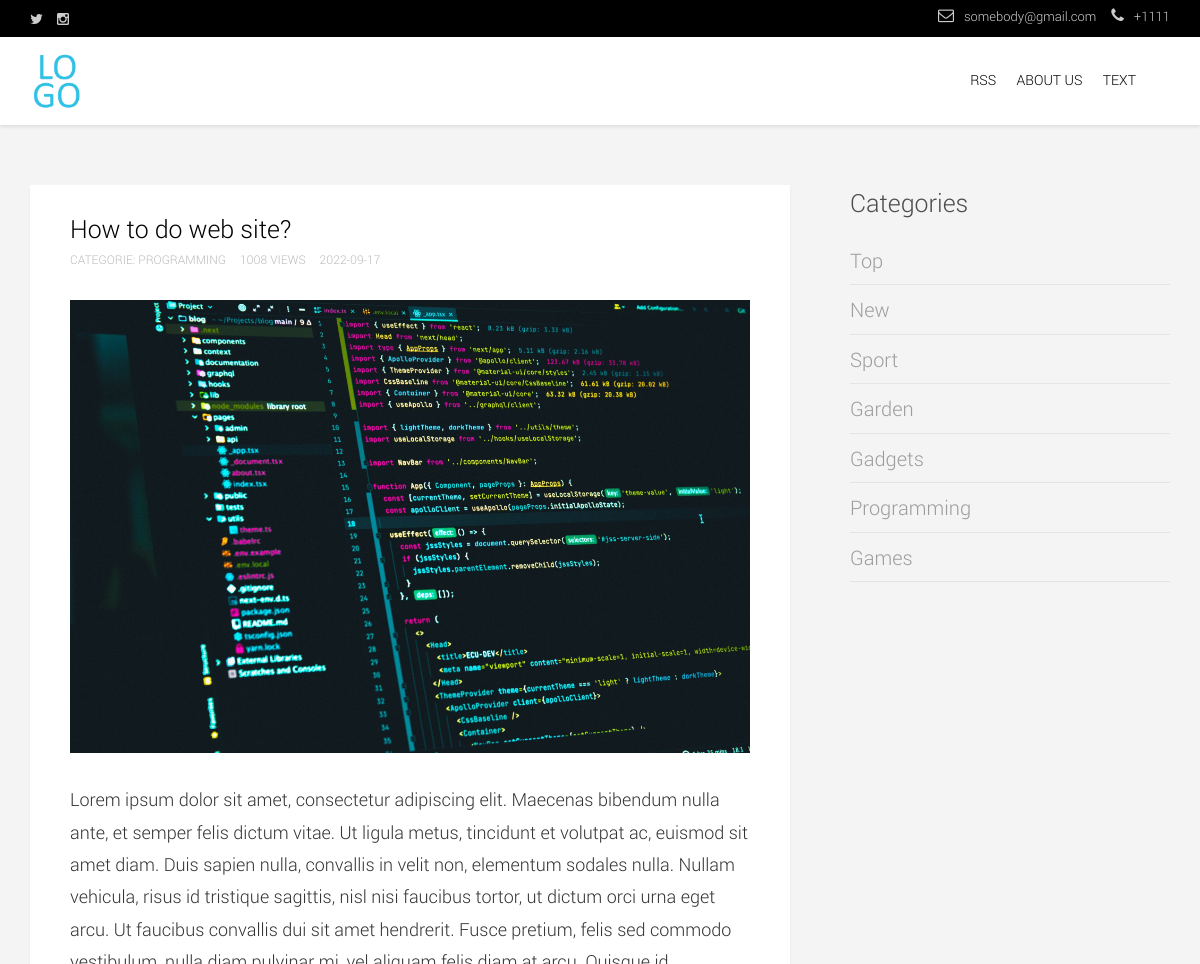
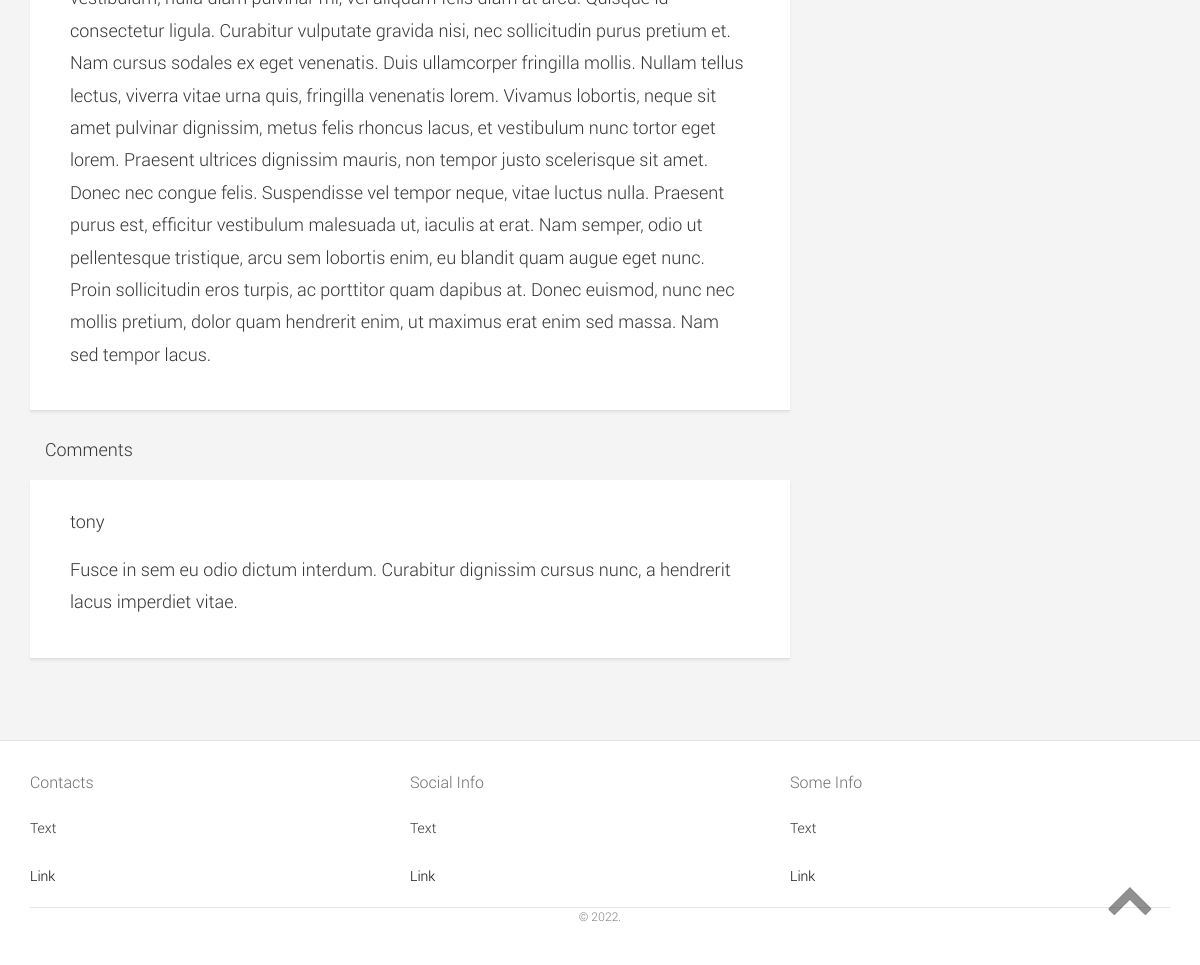
Screenshot of /Blog/blogwebsite/article.php?id=2 with the database file from the repository (2 pictures, top to bottom).
### tables this page shows
CREATE TABLE `articles` (
  `id` int NOT NULL,
  `title` varchar(255) DEFAULT NULL,
  `image` varchar(255) NOT NULL,
  `text` text,
  `categorie_id` int DEFAULT NULL,
  `publication_date` date DEFAULT NULL,
  `views` int NOT NULL DEFAULT '0'
);

CREATE TABLE `articles_categories` (
  `id` int NOT NULL,
  `title` varchar(100) NOT NULL
);

CREATE TABLE `comments` (
  `ID` int NOT NULL,
  `author` varchar(100) DEFAULT NULL,
  `nickname` varchar(100) NOT NULL,
  `email` varchar(255) NOT NULL,
  `image` varchar(255) NOT NULL,
  `text` text NOT NULL,
  `publication_date` timestamp NOT NULL,
  `articles_id` int NOT NULL
);

### Blog/blogwebsite/article.php (the view, shortened to what this page needs)
<?php include "includes/head.php"; ?>
<body>
<div class="wrapper_my">
	<?php include "includes/header.php"; ?>
	<div class="main_content">
		<div class="container">
			<div class="col-lg-8 col-md-8">
				<?php
					$article = mysqli_query($connection, "SELECT * FROM `articles` WHERE `id` = " . (int) $_GET['id']);
      		if (mysqli_num_rows($article) <= 0) {
				?>
				<div class="row">
					<div class="blog_content">
						<div class="box_blog">
							<h2 class="post_title"><a>Oops!</a></h2>
							<div class="post_meta">
							</div>
							<p>Sorry, article is not found!</p>
						</div>
					</div>
				</div>
				<?php
	      } else {
	        $art = mysqli_fetch_assoc($article);
	        mysqli_query($connection, "UPDATE `articles` SET `views` = `views` + 1 WHERE `id` = " . (int) $art['id']);
	    	?>
				<div class="row">
					<div class="blog_content">
						<div class="box_blog">
							<h2 class="post_title"><a><?php echo $art['title']; ?></a></h2>
							<div class="post_meta">
								<?php
                  $art_cat = false;
                  foreach ($categories as $cat) {
                    if($cat['id'] == $art['categorie_id']){
                      $art_cat = $cat;
                      break;
                    }
                  }
                ?>
								<ul>
									<li><a href="all_articles.php?categorie=<?php echo $art_cat['id']; ?>">Categorie: <?php echo $art_cat['title']; ?></a></li>
									<li><a href="#"><?php echo $art['views'];?> views</a></li>
									<li><a href="#"><?php echo $art['publication_date'];?></a></li>
								</ul>
							</div>
							<a href="#"><img class="miniatura" src="img/<?php echo $art['image']; ?>" alt="Miniatura"></a>
							<p><?php echo $art['text']; ?></p>
						</div>
					</div>
				</div>
				<br/>
				<p>Comments</p>
				<?php
				  $comments = mysqli_query($connection, "SELECT * FROM `comments` WHERE `articles_id` = " . (int) $art['id'] . " ORDER BY `id` DESC");
				  while ($comment = mysqli_fetch_assoc($comments)){
				?>
				<div class="row">
					<div class="comments_content">
						<div class="box_blog">
							<p><?php echo $comment['nickname']; ?></p>
							<p><?php echo $comment['text']; ?></p>
						</div>
					</div>
				</div>
				<br/>
				<?php
	        }  }
	      ?>
			</div>
			<?php include "includes/sidebar.php"; ?>
		</div>
	</div>
	<?php include "includes/footer.php"; ?>
	<div class="up_button"><img src="img/up.png" alt="up"></div>
</div>
</body>
</html>

### Blog/blogwebsite/includes/sidebar.php
<div class="col-lg-4 col-md-4">
	<div class="row">
		<div class="sidebar_my">
			<div class="sidebar_box">
				<?php
				  $categories = mysqli_query($connection, "SELECT * FROM `articles_categories`");
				?>
				<h3>Categories</h3>
				<ul>
					<li><a href="index.php?top=1">Top</a></li>
					<li><a href="/">New</a></li>
					<?php
			          while ( $cat = mysqli_fetch_assoc($categories)) {
			        ?>
			          <li><a href="articles_by_cat.php?categorie=<?php echo $cat['id']; ?>"><?php echo $cat['title']; ?></a></li>
			        <?php
			          }
			        ?>
				</ul>
			</div>
		</div>
	</div>
</div>

### Blog/blogwebsite/css/main.css (style rules this page uses)
html, body, div, span, applet, object, iframe, h1, h2, h3, h4, h5, h6, p, blockquote, pre, a, abbr, acronym, address, big, cite, code, del, dfn, em, font, ins, kbd, q, s, samp, small, strike, strong, sub, sup, tt, var, dl, dt, dd, ol, ul, li, fieldset, form, label, legend, table, caption, tbody, tfoot, thead, tr, th, td { border: 0; font-family: inherit; font-size: 100%; font-style: inherit; font-weight: inherit; margin: 0; outline: 0; padding: 0; vertical-align: baseline; word-wrap:break-word; }
html { font-size: 62.5%; overflow-y: scroll; -webkit-text-size-adjust: 100%; -ms-text-size-adjust: 100%; }
*, *:before, *:after { -webkit-box-sizing: border-box; -moz-box-sizing: border-box; box-sizing: border-box; }
ol, ul { list-style: none; }
a img { border: 0; }
html,body { height: 100%; }
.wrapper_my { display: flex; min-height: 100%; flex-direction: column; }
body { font-family: "RobotoLight", sans-serif; font-size: 16px; background: #f4f4f4; padding: 0; margin: 0; }
.main_content { margin-top: 60px; margin-bottom: 60px; flex: 1; }
.main_content p { line-height: 1.8em; margin-bottom: 15px; font-size: 18px; }
.box_blog { padding:25px 40px; background: #fff; box-shadow: 0 1px 0 rgba(0,0,0,0.05), 0 3px 3px rgba(0,0,0,0.05); }
h2.post_title { font-size: 26px; color: #000; }
h2.post_title a { color: #000; font-size: 25px; }
.post_meta ul { list-style: none; padding: 0; margin:0; }
.post_meta ul li { display: inline-block; font-size: 12px; color: #bbb; text-transform: uppercase; margin-right: 10px; }
.post_meta a { color: #bbb; font-size: 12px; }
img { height: auto; max-width: 100%; vertical-align: middle; }
a img.miniatura { padding: 30px 0; }
.sidebar_my { margin-left: 60px; }
.sidebar_my h3 { color: #4d4d4d; font-size: 25px; padding-bottom: 15px; }
.sidebar_my li { border-bottom: 1px solid #e4e4e4; padding: 10px 0; }
.sidebar_my a { font-size: 20px; color: #9d9d9d; }
.sidebar_box ul { margin-bottom: 50px; }
.footer_my p, a { font-size: 14px; }
.up_button img { position: fixed; right: 45px; bottom: 45px; opacity: 0.5; }

### rows the page displays
articles: title "How to do web site?", views "1008", publication_date "2022-09-17", image (picture), text "Lorem ipsum dolor sit amet, consectetur adipiscing elit. Maecenas bibendum nulla ante, et semper felis dictum vitae. Ut ligula metus, tincidunt et volutpat ac, euismod sit amet diam. Duis sapien nulla, convallis in velit non, elementum sodales nulla. Nullam vehicula, risus id tristique sagittis, nisl nisi faucibus tortor, ut dictum orci urna eget arcu. Ut faucibus convallis dui sit amet hendrerit. Fusce pretium, felis sed commodo vestibulum, nulla diam pulvinar mi, vel aliquam felis diam at arcu. Quisque id consectetur ligula. Curabitur vulputate gravida nisi, nec sollicitudin purus pretium et. Nam cursus sodales ex eget venenatis. Duis ullamcorper fringilla mollis. Nullam tellus lectus,…"
articles_categories: title "PROGRAMMING", title "Programming"
comments: nickname "tony", text "Fusce in sem eu odio dictum interdum. Curabitur dignissim cursus nunc, a hendrerit lacus imperdiet vitae."
articles_categories: title "Sport"
articles_categories: title "Garden"
articles_categories: title "Gadgets"
articles_categories: title "Games"
